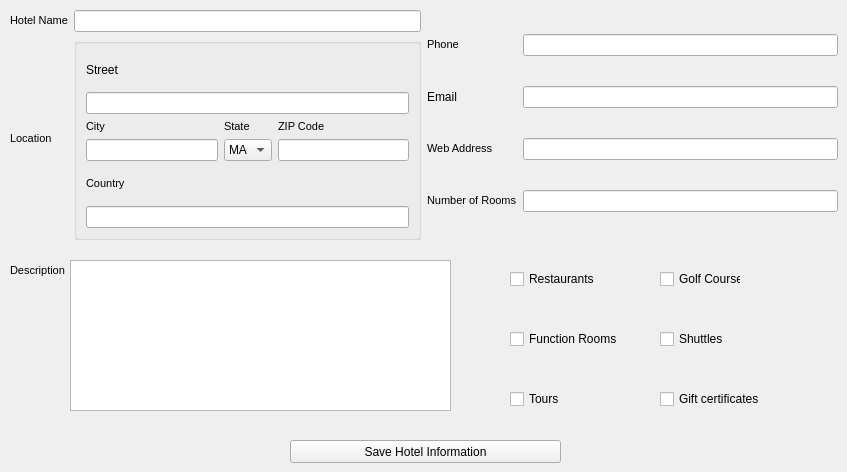
    <widget class="QWidget" name="tab" >
     <attribute name="title" >
      <string>Hotel Information</string>
     </attribute>
     <widget class="QWidget" name="widget" >
      <property name="geometry" >
       <rect>
        <x>10</x>
        <y>10</y>
        <width>828</width>
        <height>230</height>
       </rect>
      </property>
      <layout class="QHBoxLayout" >
       <property name="margin" >
        <number>0</number>
       </property>
       <property name="spacing" >
        <number>6</number>
       </property>
       <item>
        <layout class="QGridLayout" >
         <property name="margin" >
          <number>0</number>
         </property>
         <property name="spacing" >
          <number>6</number>
         </property>
         <item row="1" column="1" >
          <widget class="QGroupBox" name="groupBox_4" >
           <property name="title" >
            <string/>
           </property>
           <layout class="QVBoxLayout" >
            <property name="margin" >
             <number>9</number>
            </property>
            <property name="spacing" >
             <number>6</number>
            </property>
            <item>
             <widget class="QLabel" name="label_25" >
              <property name="text" >
               <string>Street</string>
              </property>
              <property name="buddy" >
               <cstring>adrsLineEdit</cstring>
              </property>
             </widget>
            </item>
            <item>
             <widget class="QLineEdit" name="adrsLineEdit" />
            </item>
            <item>
             <layout class="QHBoxLayout" >
              <property name="margin" >
               <number>0</number>
              </property>
              <property name="spacing" >
               <number>6</number>
              </property>
              <item>
               <layout class="QVBoxLayout" >
                <property name="margin" >
                 <number>0</number>
                </property>
                <property name="spacing" >
                 <number>6</number>
                </property>
                <item>
                 <widget class="QLabel" name="label_26" >
                  <property name="text" >
                   <string>&lt;html>&lt;head>&lt;meta name="qrichtext" content="1" />&lt;/head>&lt;body style=" white-space: pre-wrap; font-family:MS Shell Dlg; font-size:8.25pt; font-weight:400; font-style:normal; text-decoration:none;">&lt;p style=" margin-top:0px; margin-bottom:0px; margin-left:0px; margin-right:0px; -qt-block-indent:0; text-indent:0px;">&lt;span style=" font-size:8pt;">City&lt;/span>&lt;/p>&lt;/body>&lt;/html></string>
                  </property>
                  <property name="buddy" >
                   <cstring>cityLineEdit</cstring>
                  </property>
                 </widget>
                </item>
                <item>
                 <widget class="QLineEdit" name="cityLineEdit" />
                </item>
               </layout>
              </item>
              <item>
               <layout class="QVBoxLayout" >
                <property name="margin" >
                 <number>0</number>
                </property>
                <property name="spacing" >
                 <number>6</number>
                </property>
                <item>
                 <widget class="QLabel" name="label_27" >
                  <property name="text" >
                   <string>&lt;html>&lt;head>&lt;meta name="qrichtext" content="1" />&lt;/head>&lt;body style=" white-space: pre-wrap; font-family:MS Shell Dlg; font-size:8.25pt; font-weight:400; font-style:normal; text-decoration:none;">&lt;p style=" margin-top:0px; margin-bottom:0px; margin-left:0px; margin-right:0px; -qt-block-indent:0; text-indent:0px;">&lt;span style=" font-size:8pt;">State&lt;/span>&lt;/p>&lt;/body>&lt;/html></string>
                  </property>
                  <property name="buddy" >
                   <cstring>stateComboBox</cstring>
                  </property>
                 </widget>
                </item>
                <item>
                 <widget class="QComboBox" name="stateComboBox" >
                  <item>
                   <property name="text" >
                    <string>MA</string>
                   </property>
                  </item>
                  <item>
                   <property name="text" >
                    <string>RI</string>
                   </property>
                  </item>
                  <item>
                   <property name="text" >
                    <string>NH</string>
                   </property>
                  </item>
                 </widget>
                </item>
               </layout>
              </item>
              <item>
               <layout class="QVBoxLayout" >
                <property name="margin" >
                 <number>0</number>
                </property>
                <property name="spacing" >
                 <number>6</number>
                </property>
                <item>
                 <widget class="QLabel" name="label_28" >
                  <property name="text" >
                   <string>&lt;html>&lt;head>&lt;meta name="qrichtext" content="1" />&lt;/head>&lt;body style=" white-space: pre-wrap; font-family:MS Shell Dlg; font-size:8.25pt; font-weight:400; font-style:normal; text-decoration:none;">&lt;p style=" margin-top:0px; margin-bottom:0px; margin-left:0px; margin-right:0px; -qt-block-indent:0; text-indent:0px; font-size:8pt;">ZIP Code&lt;/p>&lt;/body>&lt;/html></string>
                  </property>
                  <property name="buddy" >
                   <cstring>codeLineEdit</cstring>
                  </property>
                 </widget>
                </item>
                <item>
                 <widget class="QLineEdit" name="codeLineEdit" />
                </item>
               </layout>
              </item>
             </layout>
            </item>
            <item>
             <widget class="QLabel" name="label_22" >
              <property name="text" >
               <string>&lt;html>&lt;head>&lt;meta name="qrichtext" content="1" />&lt;/head>&lt;body style=" white-space: pre-wrap; font-family:MS Shell Dlg; font-size:8.25pt; font-weight:400; font-style:normal; text-decoration:none;">&lt;p style=" margin-top:0px; margin-bottom:0px; margin-left:0px; margin-right:0px; -qt-block-indent:0; text-indent:0px; font-size:8pt;">Country&lt;/p>&lt;/body>&lt;/html></string>
              </property>
              <property name="buddy" >
               <cstring>countryLineEdit</cstring>
              </property>
             </widget>
            </item>
            <item>
             <widget class="QLineEdit" name="countryLineEdit" />
            </item>
           </layout>
          </widget>
         </item>
         <item row="1" column="0" >
          <widget class="QLabel" name="label_2" >
           <property name="text" >
            <string>&lt;html>&lt;head>&lt;meta name="qrichtext" content="1" />&lt;/head>&lt;body style=" white-space: pre-wrap; font-family:MS Shell Dlg; font-size:8.25pt; font-weight:400; font-style:normal; text-decoration:none;">&lt;p style=" margin-top:0px; margin-bottom:0px; margin-left:0px; margin-right:0px; -qt-block-indent:0; text-indent:0px; font-size:8pt;">Location&lt;/p>&lt;/body>&lt;/html></string>
           </property>
           <property name="buddy" >
            <cstring>restTablesTable</cstring>
           </property>
          </widget>
         </item>
         <item row="0" column="1" >
          <widget class="QLineEdit" name="nameLineEdit" >
           <property name="text" >
            <string/>
           </property>
          </widget>
         </item>
         <item row="0" column="0" >
          <widget class="QLabel" name="label" >
           <property name="text" >
            <string>&lt;html>&lt;head>&lt;meta name="qrichtext" content="1" />&lt;/head>&lt;body style=" white-space: pre-wrap; font-family:MS Shell Dlg; font-size:8.25pt; font-weight:400; font-style:normal; text-decoration:none;">&lt;p style=" margin-top:0px; margin-bottom:0px; margin-left:0px; margin-right:0px; -qt-block-indent:0; text-indent:0px; font-size:8pt;">Hotel Name&lt;/p>&lt;/body>&lt;/html></string>
           </property>
           <property name="buddy" >
            <cstring>nameLineEdit</cstring>
           </property>
          </widget>
         </item>
        </layout>
       </item>
       <item>
        <layout class="QGridLayout" >
         <property name="margin" >
          <number>0</number>
         </property>
         <property name="spacing" >
          <number>6</number>
         </property>
         <item row="1" column="0" >
          <widget class="QLabel" name="label_23" >
           <property name="text" >
            <string>Email</string>
           </property>
           <property name="buddy" >
            <cstring>lineEdit_6</cstring>
           </property>
          </widget>
         </item>
         <item row="0" column="0" >
          <widget class="QLabel" name="label_6" >
           <property name="text" >
            <string>&lt;html>&lt;head>&lt;meta name="qrichtext" content="1" />&lt;/head>&lt;body style=" white-space: pre-wrap; font-family:MS Shell Dlg; font-size:8.25pt; font-weight:400; font-style:normal; text-decoration:none;">&lt;p style=" margin-top:0px; margin-bottom:0px; margin-left:0px; margin-right:0px; -qt-block-indent:0; text-indent:0px; font-size:8pt;">Phone&lt;/p>&lt;/body>&lt;/html></string>
           </property>
           <property name="buddy" >
            <cstring>lineEdit_5</cstring>
           </property>
          </widget>
         </item>
         <item row="1" column="1" >
          <widget class="QLineEdit" name="lineEdit_6" />
         </item>
         <item row="2" column="1" >
          <widget class="QLineEdit" name="lineEdit_17" />
         </item>
         <item row="0" column="1" >
          <widget class="QLineEdit" name="lineEdit_5" />
         </item>
         <item row="2" column="0" >
          <widget class="QLabel" name="label_9" >
           <property name="text" >
            <string>&lt;html>&lt;head>&lt;meta name="qrichtext" content="1" />&lt;/head>&lt;body style=" white-space: pre-wrap; font-family:MS Shell Dlg; font-size:8.25pt; font-weight:400; font-style:normal; text-decoration:none;">&lt;p style=" margin-top:0px; margin-bottom:0px; margin-left:0px; margin-right:0px; -qt-block-indent:0; text-indent:0px;">&lt;span style=" font-size:8pt;">Web Address&lt;/span>&lt;/p>&lt;/body>&lt;/html></string>
           </property>
           <property name="buddy" >
            <cstring>lineEdit_17</cstring>
           </property>
          </widget>
         </item>
         <item row="3" column="1" >
          <widget class="QLineEdit" name="lineEdit_14" />
         </item>
         <item row="3" column="0" >
          <widget class="QLabel" name="label_7" >
           <property name="text" >
            <string>&lt;html>&lt;head>&lt;meta name="qrichtext" content="1" />&lt;/head>&lt;body style=" white-space: pre-wrap; font-family:MS Shell Dlg; font-size:8.25pt; font-weight:400; font-style:normal; text-decoration:none;">&lt;p style=" margin-top:0px; margin-bottom:0px; margin-left:0px; margin-right:0px; -qt-block-indent:0; text-indent:0px; font-size:8pt;">Number of Rooms&lt;/p>&lt;/body>&lt;/html></string>
           </property>
          </widget>
         </item>
        </layout>
       </item>
      </layout>
     </widget>
     <widget class="QLabel" name="label_3" >
      <property name="geometry" >
       <rect>
        <x>10</x>
        <y>260</y>
        <width>61</width>
        <height>22</height>
       </rect>
      </property>
      <property name="text" >
       <string>&lt;html>&lt;head>&lt;meta name="qrichtext" content="1" />&lt;/head>&lt;body style=" white-space: pre-wrap; font-family:MS Shell Dlg; font-size:8.25pt; font-weight:400; font-style:normal; text-decoration:none;">&lt;p style=" margin-top:0px; margin-bottom:0px; margin-left:0px; margin-right:0px; -qt-block-indent:0; text-indent:0px; font-size:8pt;">Description&lt;/p>&lt;/body>&lt;/html></string>
      </property>
      <property name="buddy" >
       <cstring>textEdit</cstring>
      </property>
     </widget>
     <widget class="QCheckBox" name="checkBox" >
      <property name="geometry" >
       <rect>
        <x>510</x>
        <y>270</y>
        <width>91</width>
        <height>18</height>
       </rect>
      </property>
      <property name="text" >
       <string>Restaurants</string>
      </property>
     </widget>
     <widget class="QCheckBox" name="checkBox_5" >
      <property name="geometry" >
       <rect>
        <x>510</x>
        <y>330</y>
        <width>111</width>
        <height>18</height>
       </rect>
      </property>
      <property name="text" >
       <string>Function Rooms</string>
      </property>
     </widget>
     <widget class="QCheckBox" name="checkBox_2" >
      <property name="geometry" >
       <rect>
        <x>660</x>
        <y>270</y>
        <width>81</width>
        <height>18</height>
       </rect>
      </property>
      <property name="text" >
       <string>Golf Course</string>
      </property>
     </widget>
     <widget class="QCheckBox" name="checkBox_4" >
      <property name="geometry" >
       <rect>
        <x>660</x>
        <y>330</y>
        <width>73</width>
        <height>18</height>
       </rect>
      </property>
      <property name="text" >
       <string>Shuttles</string>
      </property>
     </widget>
     <widget class="QCheckBox" name="checkBox_3" >
      <property name="enabled" >
       <bool>true</bool>
      </property>
      <property name="geometry" >
       <rect>
        <x>510</x>
        <y>390</y>
        <width>73</width>
        <height>18</height>
       </rect>
      </property>
      <property name="acceptDrops" >
       <bool>false</bool>
      </property>
      <property name="autoFillBackground" >
       <bool>true</bool>
      </property>
      <property name="text" >
       <string>Tours</string>
      </property>
      <property name="checked" >
       <bool>false</bool>
      </property>
      <property name="tristate" >
       <bool>true</bool>
      </property>
     </widget>
     <widget class="QCheckBox" name="checkBox_6" >
      <property name="geometry" >
       <rect>
        <x>660</x>
        <y>390</y>
        <width>111</width>
        <height>18</height>
       </rect>
      </property>
      <property name="text" >
       <string>Gift certificates</string>
      </property>
     </widget>
     <widget class="QTextEdit" name="textEdit" >
      <property name="geometry" >
       <rect>
        <x>70</x>
        <y>260</y>
        <width>381</width>
        <height>151</height>
       </rect>
      </property>
      <property name="html" >
       <string>&lt;html>&lt;head>&lt;meta name="qrichtext" content="1" />&lt;/head>&lt;body style=" white-space: pre-wrap; font-family:MS Shell Dlg; font-size:8.25pt; font-weight:400; font-style:normal; text-decoration:none;">&lt;p style="-qt-paragraph-type:empty; margin-top:0px; margin-bottom:0px; margin-left:0px; margin-right:0px; -qt-block-indent:0; text-indent:0px; font-size:8pt;">&lt;/p>&lt;/body>&lt;/html></string>
      </property>
     </widget>
     <widget class="QPushButton" name="saveHotelInfo" >
      <property name="geometry" >
       <rect>
        <x>290</x>
        <y>440</y>
        <width>271</width>
        <height>23</height>
       </rect>
      </property>
      <property name="text" >
       <string>Save Hotel Information</string>
      </property>
     </widget>
    </widget>
